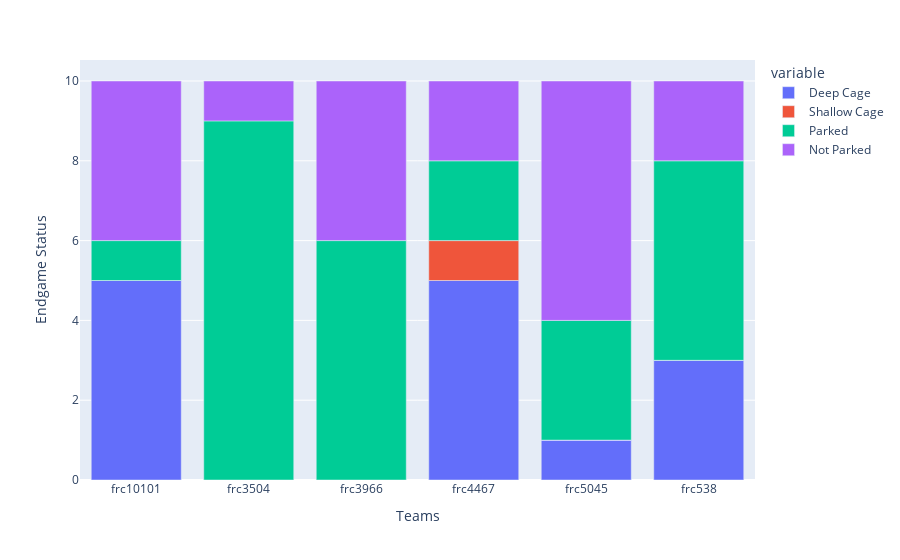
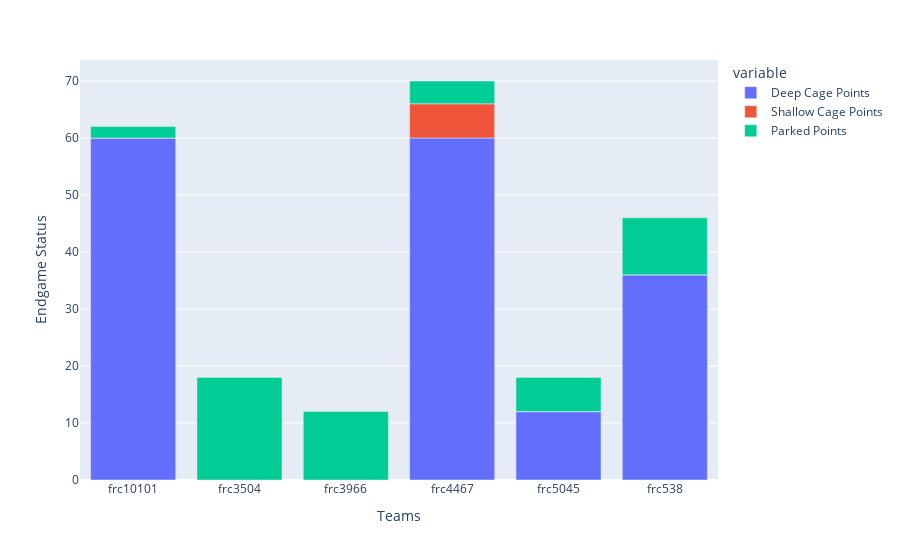

The cell these charts' notebook holds for them, in order:
### Code cell
df = pd.read_csv("data/2025tnkn/match_scouting.csv")
teams = ["frc3504", "frc4467", "frc10101", "frc5045", "frc538", "frc3966"]
selected_teams = df[df["team_key"].isin(teams)]

# endgame status counter
endgame_df = selected_teams.groupby('team_key')["bargeStatus"].value_counts().unstack(fill_value=0).reset_index()
# print(endgame_df)
fig = px.bar(endgame_df, x = "team_key", y = ["Deep Cage", "Shallow Cage", "Parked", "Not Parked"])
fig.update_layout(xaxis_title = "Teams", yaxis_title = "Endgame Status")
fig.show()

# endgame status by points
endgame_df["Deep Cage Points"] = endgame_df["Deep Cage"] * 12
endgame_df["Shallow Cage Points"] = endgame_df["Shallow Cage"] * 6
endgame_df["Parked Points"] = endgame_df["Parked"] * 2
fig2 = px.bar(endgame_df, x = "team_key", y = ["Deep Cage Points", "Shallow Cage Points", "Parked Points"])
fig2.update_layout(xaxis_title = "Teams", yaxis_title = "Endgame Status by Points")
fig2.show()

### Figure 1 — Plotly figure (JSON) as saved in the notebook; plotly's stock layout.template omitted (floating-point values rounded to 4 significant figures)
{"data": [{"hovertemplate": "variable=Deep Cage<br>team_key=%{x}<br>value=%{y}<extra></extra>", "legendgroup": "Deep Cage", "marker": {"color": "#636efa", "pattern": {"shape": ""}}, "name": "Deep Cage", "orientation": "v", "showlegend": true, "textposition": "auto", "type": "bar", "x": ["frc10101", "frc3504", "frc3966", "frc4467", "frc5045", "frc538"], "xaxis": "x", "y": [5, 0, 0, 5, 1, 3], "yaxis": "y"}, {"hovertemplate": "variable=Shallow Cage<br>team_key=%{x}<br>value=%{y}<extra></extra>", "legendgroup": "Shallow Cage", "marker": {"color": "#EF553B", "pattern": {"shape": ""}}, "name": "Shallow Cage", "orientation": "v", "showlegend": true, "textposition": "auto", "type": "bar", "x": ["frc10101", "frc3504", "frc3966", "frc4467", "frc5045", "frc538"], "xaxis": "x", "y": [0, 0, 0, 1, 0, 0], "yaxis": "y"}, {"hovertemplate": "variable=Parked<br>team_key=%{x}<br>value=%{y}<extra></extra>", "legendgroup": "Parked", "marker": {"color": "#00cc96", "pattern": {"shape": ""}}, "name": "Parked", "orientation": "v", "showlegend": true, "textposition": "auto", "type": "bar", "x": ["frc10101", "frc3504", "frc3966", "frc4467", "frc5045", "frc538"], "xaxis": "x", "y": [1, 9, 6, 2, 3, 5], "yaxis": "y"}, {"hovertemplate": "variable=Not Parked<br>team_key=%{x}<br>value=%{y}<extra></extra>", "legendgroup": "Not Parked", "marker": {"color": "#ab63fa", "pattern": {"shape": ""}}, "name": "Not Parked", "orientation": "v", "showlegend": true, "textposition": "auto", "type": "bar", "x": ["frc10101", "frc3504", "frc3966", "frc4467", "frc5045", "frc538"], "xaxis": "x", "y": [4, 1, 4, 2, 6, 2], "yaxis": "y"}], "layout": {"barmode": "relative", "legend": {"title": {"text": "variable"}, "tracegroupgap": 0}, "margin": {"t": 60}, "xaxis": {"anchor": "y", "domain": [0, 1], "title": {"text": "Teams"}}, "yaxis": {"anchor": "x", "domain": [0, 1], "title": {"text": "Endgame Status"}}}}

### Figure 2 — Plotly figure (JSON) as saved in the notebook; plotly's stock layout.template omitted (floating-point values rounded to 4 significant figures)
{"data": [{"hovertemplate": "variable=Deep Cage Points<br>team_key=%{x}<br>value=%{y}<extra></extra>", "legendgroup": "Deep Cage Points", "marker": {"color": "#636efa", "pattern": {"shape": ""}}, "name": "Deep Cage Points", "orientation": "v", "showlegend": true, "textposition": "auto", "type": "bar", "x": ["frc10101", "frc3504", "frc3966", "frc4467", "frc5045", "frc538"], "xaxis": "x", "y": [60, 0, 0, 60, 12, 36], "yaxis": "y"}, {"hovertemplate": "variable=Shallow Cage Points<br>team_key=%{x}<br>value=%{y}<extra></extra>", "legendgroup": "Shallow Cage Points", "marker": {"color": "#EF553B", "pattern": {"shape": ""}}, "name": "Shallow Cage Points", "orientation": "v", "showlegend": true, "textposition": "auto", "type": "bar", "x": ["frc10101", "frc3504", "frc3966", "frc4467", "frc5045", "frc538"], "xaxis": "x", "y": [0, 0, 0, 6, 0, 0], "yaxis": "y"}, {"hovertemplate": "variable=Parked Points<br>team_key=%{x}<br>value=%{y}<extra></extra>", "legendgroup": "Parked Points", "marker": {"color": "#00cc96", "pattern": {"shape": ""}}, "name": "Parked Points", "orientation": "v", "showlegend": true, "textposition": "auto", "type": "bar", "x": ["frc10101", "frc3504", "frc3966", "frc4467", "frc5045", "frc538"], "xaxis": "x", "y": [2, 18, 12, 4, 6, 10], "yaxis": "y"}], "layout": {"barmode": "relative", "legend": {"title": {"text": "variable"}, "tracegroupgap": 0}, "margin": {"t": 60}, "xaxis": {"anchor": "y", "domain": [0, 1], "title": {"text": "Teams"}}, "yaxis": {"anchor": "x", "domain": [0, 1], "title": {"text": "Endgame Status"}}}}
